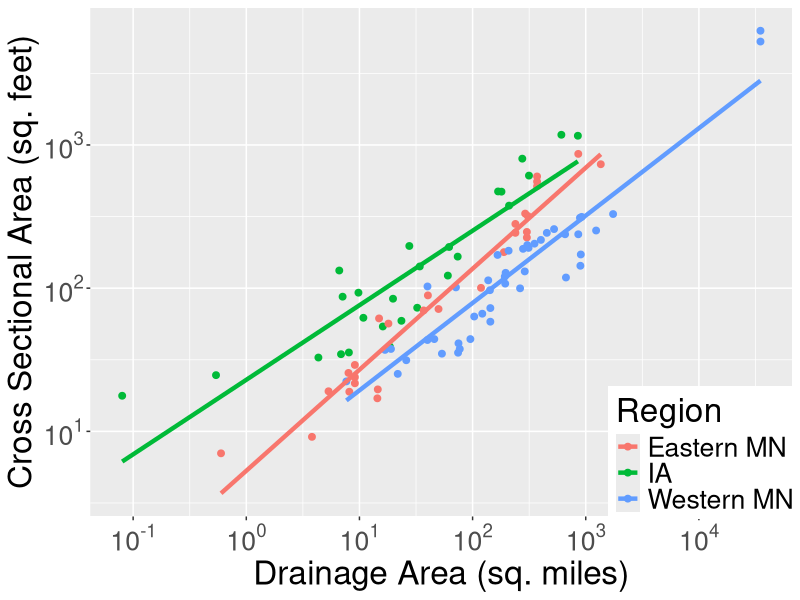
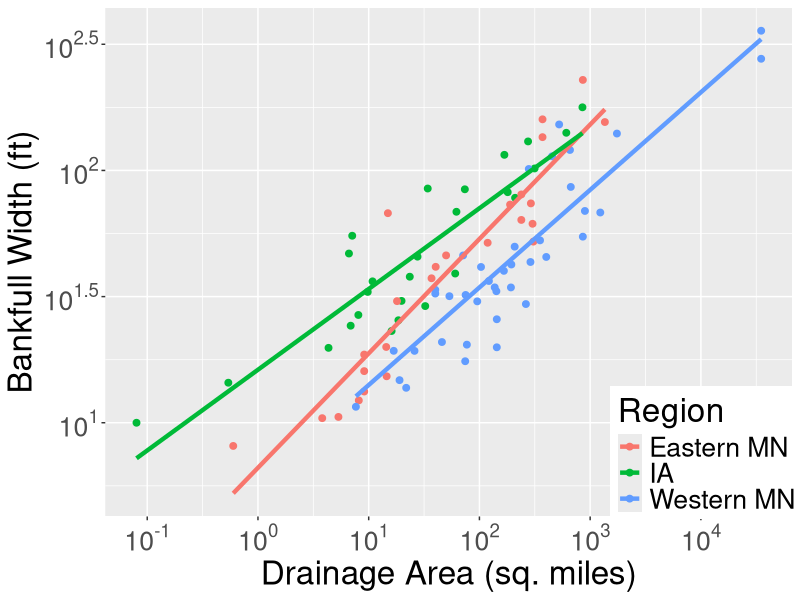
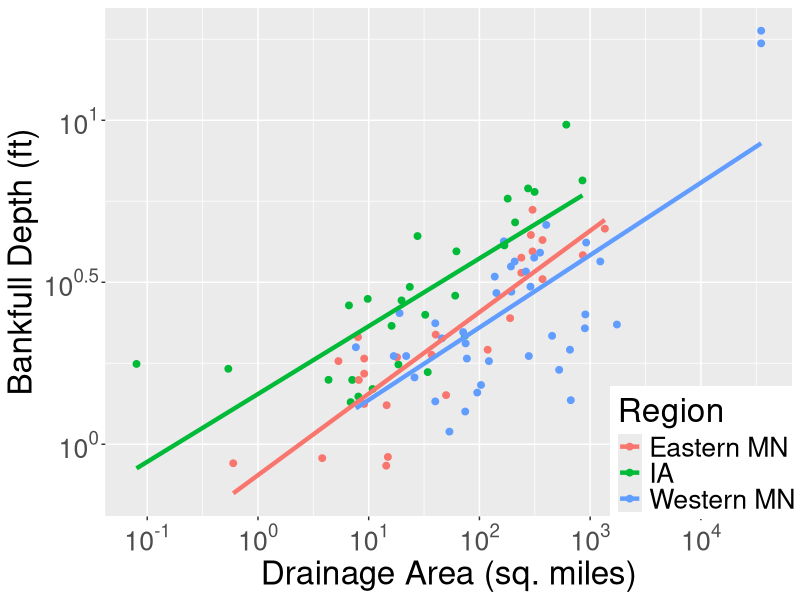
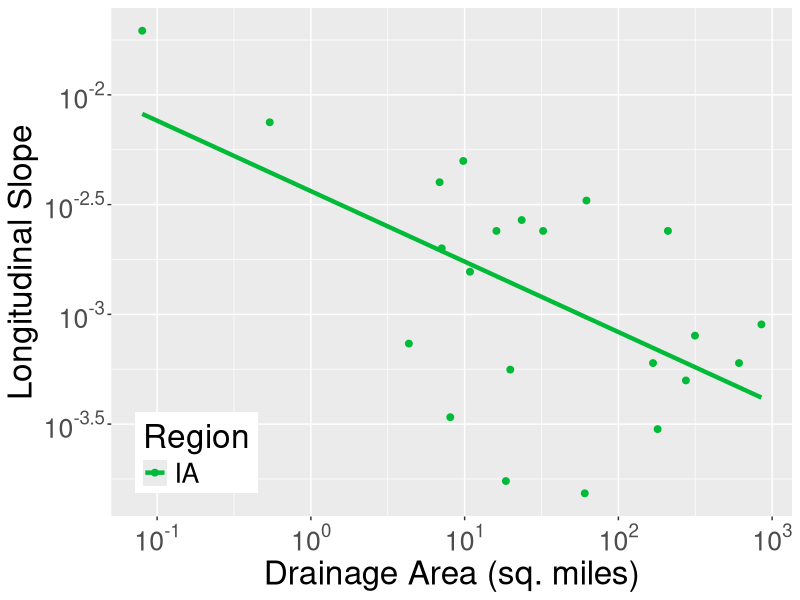
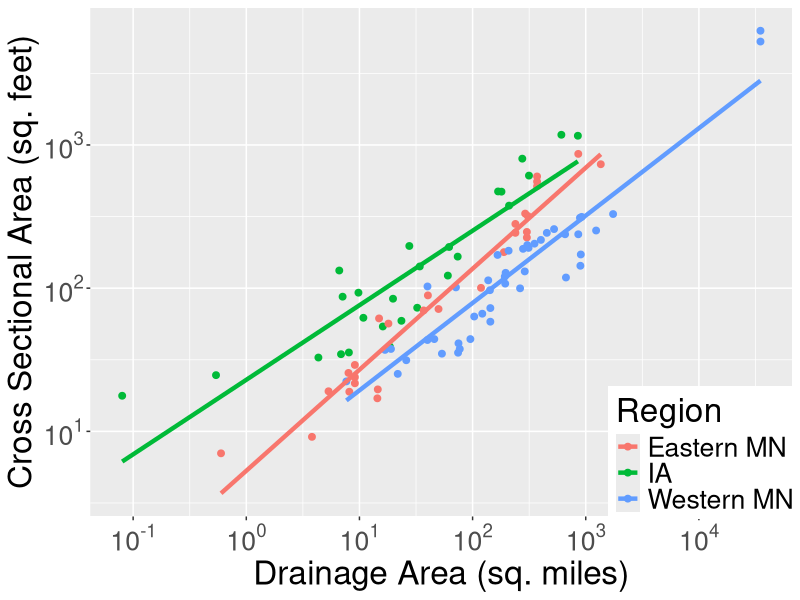
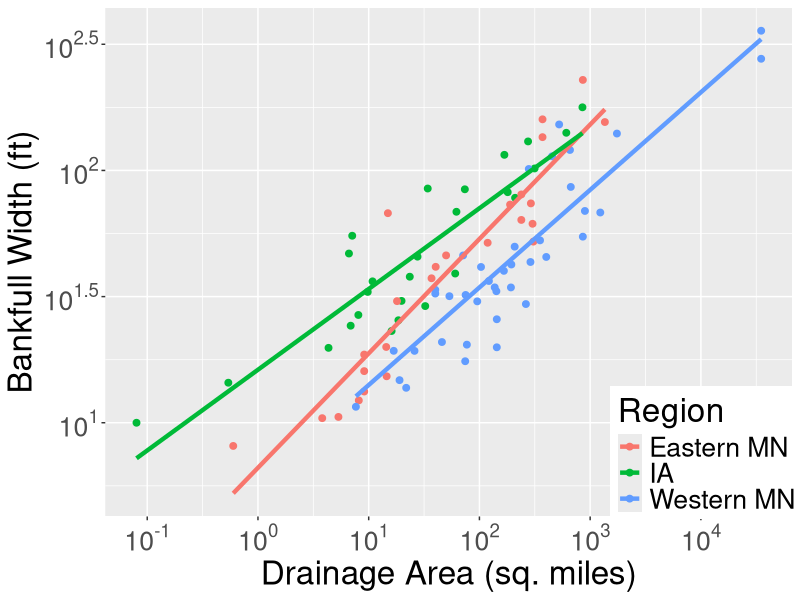
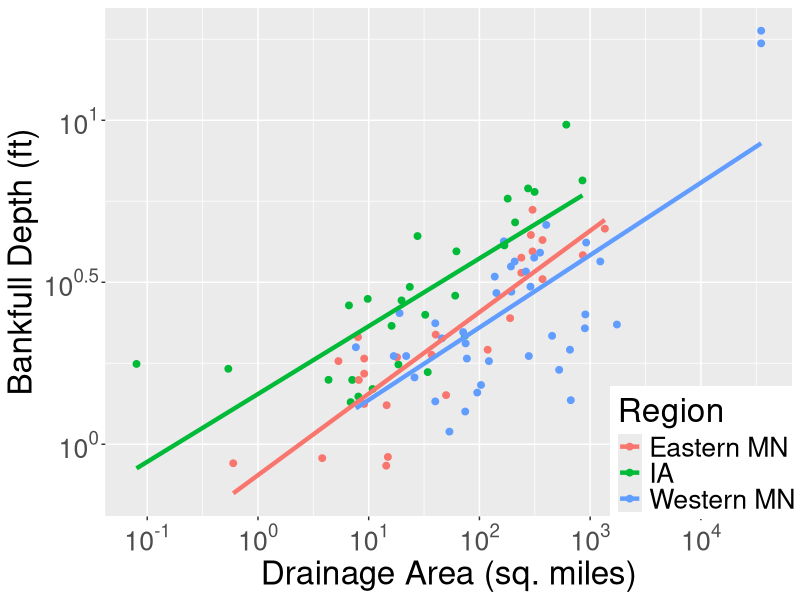
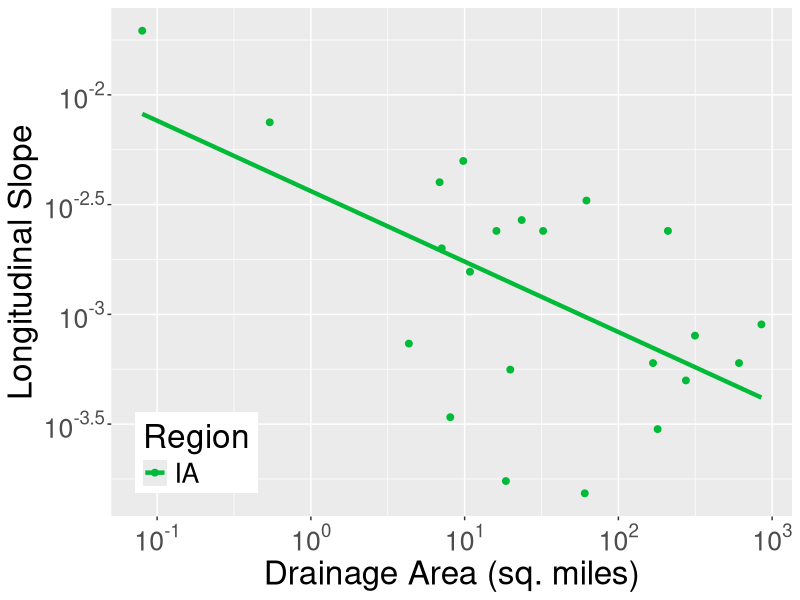

Write R code to recreate these figures, in order.
## ---- chunk 1
knitr::opts_chunk$set(echo = T, warning = F, message = F)
## ---- chunk 2
library(ggplot2) 
# for functions, and the pipeline operator (%>%)
library(dplyr)
library(MASS)
library(scales)
## ---- chunk 3
setwd("C:/POTHOLES/R")
data.df <- read.csv("data_Rexport.csv", header = TRUE, sep = ",")
data.df <- data.df[ , 1:9]
data.iowa.df <- data.df %>%
  filter(Regional.Association == "IA")
## ---- chunk 4
# this user-defined function fits a linear model to the log-transformed 
# data of both drainage area and the dependent variable
# the slope and intercept of the linear model are then converted 
# and stored as variables a and b respectively, with R^2 taking 
# the third output spot in 'coeffs'
power.law.regression <- function(data.input, varcol) {
  data.input.filter <- data.input %>%
    filter(data.input$Regional.Association == "IA")
  model <- lm(log(data.input.filter[ , varcol]) ~ log(data.input.filter$Drainage.Area.sq.mi))
  a <- exp(coef(model)[1])
  b <- coef(model)[2]
  rsq <- summary(model)$r.squared
  coeffs <- c(a, b, rsq)
  return(coeffs)
}
## ---- chunk 5
power.law.all <- function(data.input, varcol) {
  # data.input.filter <- data.input %>%
  #   filter(data.input$Regional.Association == "IA")
  model <- lm(log(data.input[ , varcol]) ~ log(data.input$Drainage.Area.sq.mi))
  a <- exp(coef(model)[1])
  b <- coef(model)[2]
  rsq <- summary(model)$r.squared
  coeffs <- c(a, b, rsq)
  return(coeffs)
}
## ---- chunk 6
# Iowa regression models
coeffs.DAvXS <- power.law.regression(data.iowa.df, 6)
coeffs.DAvW <- power.law.regression(data.iowa.df, 7)
coeffs.DAvD <- power.law.regression(data.iowa.df, 8)
coeffs.DAvS <- power.law.regression(data.iowa.df, 9)

# Regresssion models for all imported data as a comparison
# to show improvement of Iowa curves
coeffs.DAvXS.all <- power.law.all(data.df, 6)
coeffs.DAvW.all <- power.law.all(data.df, 7)
coeffs.DAvD.all <- power.law.all(data.df, 8)
coeffs.DAvS.all <- power.law.all(data.df, 9)

# the next 3 loops populate new columns of data that calculate the 
# predicted variable value for each sample in the dataset
# this is a really inefficient way of plotting regression lines, but 
# ggplot was misbehaving
for (x in 1:length(data.df$Regional.Association)) {
  if (data.df$Regional.Association[x] == "IA") {
    data.df$XS.model[x] <- as.numeric(coeffs.DAvXS[1]*data.df$Drainage.Area.sq.mi[x]^coeffs.DAvXS[2])
  } else if (data.df$Regional.Association[x] == "Eastern MN") {
    data.df$XS.model[x] <- as.numeric(5.3096*data.df$Drainage.Area.sq.mi[x]^0.7054)
  } else {
    data.df$XS.model[x] <- as.numeric(4.7456*data.df$Drainage.Area.sq.mi[x]^0.6102)
  }
}

for (x in 1:length(data.df$Regional.Association)) {
  if (data.df$Regional.Association[x] == "IA") {
    data.df$W.model[x] <- as.numeric(coeffs.DAvW[1]*data.df$Drainage.Area.sq.mi[x]^coeffs.DAvW[2])
  } else if (data.df$Regional.Association[x] == "Eastern MN") {
    data.df$W.model[x] <- as.numeric(6.6316*data.df$Drainage.Area.sq.mi[x]^0.4534)
  } else {
    data.df$W.model[x] <- as.numeric(5.7926*data.df$Drainage.Area.sq.mi[x]^0.3867)
  }
}

for (x in 1:length(data.df$Regional.Association)) {
  if (data.df$Regional.Association[x] == "IA") {
    data.df$D.model[x] <- as.numeric(coeffs.DAvD[1]*data.df$Drainage.Area.sq.mi[x]^coeffs.DAvD[2])
  } else if (data.df$Regional.Association[x] == "Eastern MN") {
    data.df$D.model[x] <- as.numeric(0.8032*data.df$Drainage.Area.sq.mi[x]^0.2514)
  } else {
    data.df$D.model[x] <- as.numeric(0.819*data.df$Drainage.Area.sq.mi[x]^0.2235)
  }
}

for (x in 1:length(data.df$Regional.Association)) {
  if (data.df$Regional.Association[x] == "IA") {
    data.df$S.model[x] <- as.numeric(coeffs.DAvS[1]*data.df$Drainage.Area.sq.mi[x]^coeffs.DAvS[2])
  } else {
    data.df$S.model[x] <- 0
  }
}
## ---- chunk 7
# XS AREA CURVE ===========

plot.XS <- ggplot(data = data.df, 
                  aes(x=Drainage.Area.sq.mi, y=XS.Area.sq.ft,
                      color=Regional.Association))+
  geom_point(size=2)+
  geom_line(aes(x=Drainage.Area.sq.mi, y=XS.model), size=1.5) +
  scale_x_log10(breaks = trans_breaks("log10", function(x) 10^x),
                labels = trans_format("log10", math_format(10^.x))) + # these scale_x_log10 functions can be difficult, hard to format correctly
  scale_y_log10(breaks = trans_breaks("log10", function(x) 10^x),
                labels = trans_format("log10", math_format(10^.x))) +
  xlab("Drainage Area (sq. miles)") +
  ylab("Cross Sectional Area (sq. feet)")+
  labs(color="Region")+
  theme(text = element_text(size = 24), legend.position = c(0.875, 0.125)) 

plot.XS
## ---- chunk 8
# BNKFULL WIDTH CURVE =====
plot.BNKW <- ggplot(data = data.df, 
                  aes(x=Drainage.Area.sq.mi, y=Bankfull.Width.ft,
                      color=Regional.Association))+
  geom_point(size=2)+
  geom_line(aes(x=Drainage.Area.sq.mi, y=W.model), size=1.5) +
  scale_x_log10(breaks = trans_breaks("log10", function(x) 10^x),
                labels = trans_format("log10", math_format(10^.x))) + 
  scale_y_log10(breaks = trans_breaks("log10", function(x) 10^x),
                labels = trans_format("log10", math_format(10^.x))) +
  xlab("Drainage Area (sq. miles)") +
  ylab("Bankfull Width (ft)")+
  labs(color="Region")+
  theme(text = element_text(size = 24), legend.position = c(0.875, 0.125))

plot.BNKW
## ---- chunk 9
# BNKFULL DEPTH CURVE =====
plot.BNKD <- ggplot(data = data.df, 
                  aes(x=Drainage.Area.sq.mi, y=Bankfull.Depth.ft,
                      color=Regional.Association))+
  geom_point(size=2)+
  geom_line(aes(x=Drainage.Area.sq.mi, y=D.model), size=1.5) +
  scale_x_log10(breaks = trans_breaks("log10", function(x) 10^x),
                labels = trans_format("log10", math_format(10^.x))) + 
  scale_y_log10(breaks = trans_breaks("log10", function(x) 10^x),
                labels = trans_format("log10", math_format(10^.x))) +
  xlab("Drainage Area (sq. miles)") +
  ylab("Bankfull Depth (ft)")+
  labs(color="Region")+
  theme(text = element_text(size = 24), legend.position = c(0.875, 0.125))

plot.BNKD
## ---- chunk 10
# SLOPE CURVE =============
plot.S <- ggplot(data = data.df[data.df$Regional.Association == "IA",], 
                  aes(x=Drainage.Area.sq.mi, y=Longitudinal.Slope.pct,
                      color=Regional.Association))+
  geom_point(size=2)+
  geom_line(aes(x=Drainage.Area.sq.mi, y=S.model), size=1.5) +
  scale_x_log10(breaks = trans_breaks("log10", function(x) 10^x),
                labels = trans_format("log10", math_format(10^.x))) + 
  scale_y_log10(breaks = trans_breaks("log10", function(x) 10^x),
                labels = trans_format("log10", math_format(10^.x))) +
  xlab("Drainage Area (sq. miles)") +
  ylab("Longitudinal Slope")+
  labs(color="Region")+
  theme(text = element_text(size = 24), legend.position = c(0.125, 0.125))+
  scale_color_manual(values="#00BA38") # color corrects to match the Iowa green color in other graphs, otherwise defaults to red

plot.S
## ---- chunk 11
# SAVE IMAGES ===========
png(filename = "XS.png", width = 800, height=600)
plot.XS
dev.off()

png(filename = "BNKW.png", width = 800, height=600)
plot.BNKW
dev.off()

png(filename = "BNKD.png", width = 800, height=600)
plot.BNKD
dev.off()

png(filename = "S.png", width = 800, height=600)
plot.S
dev.off()
